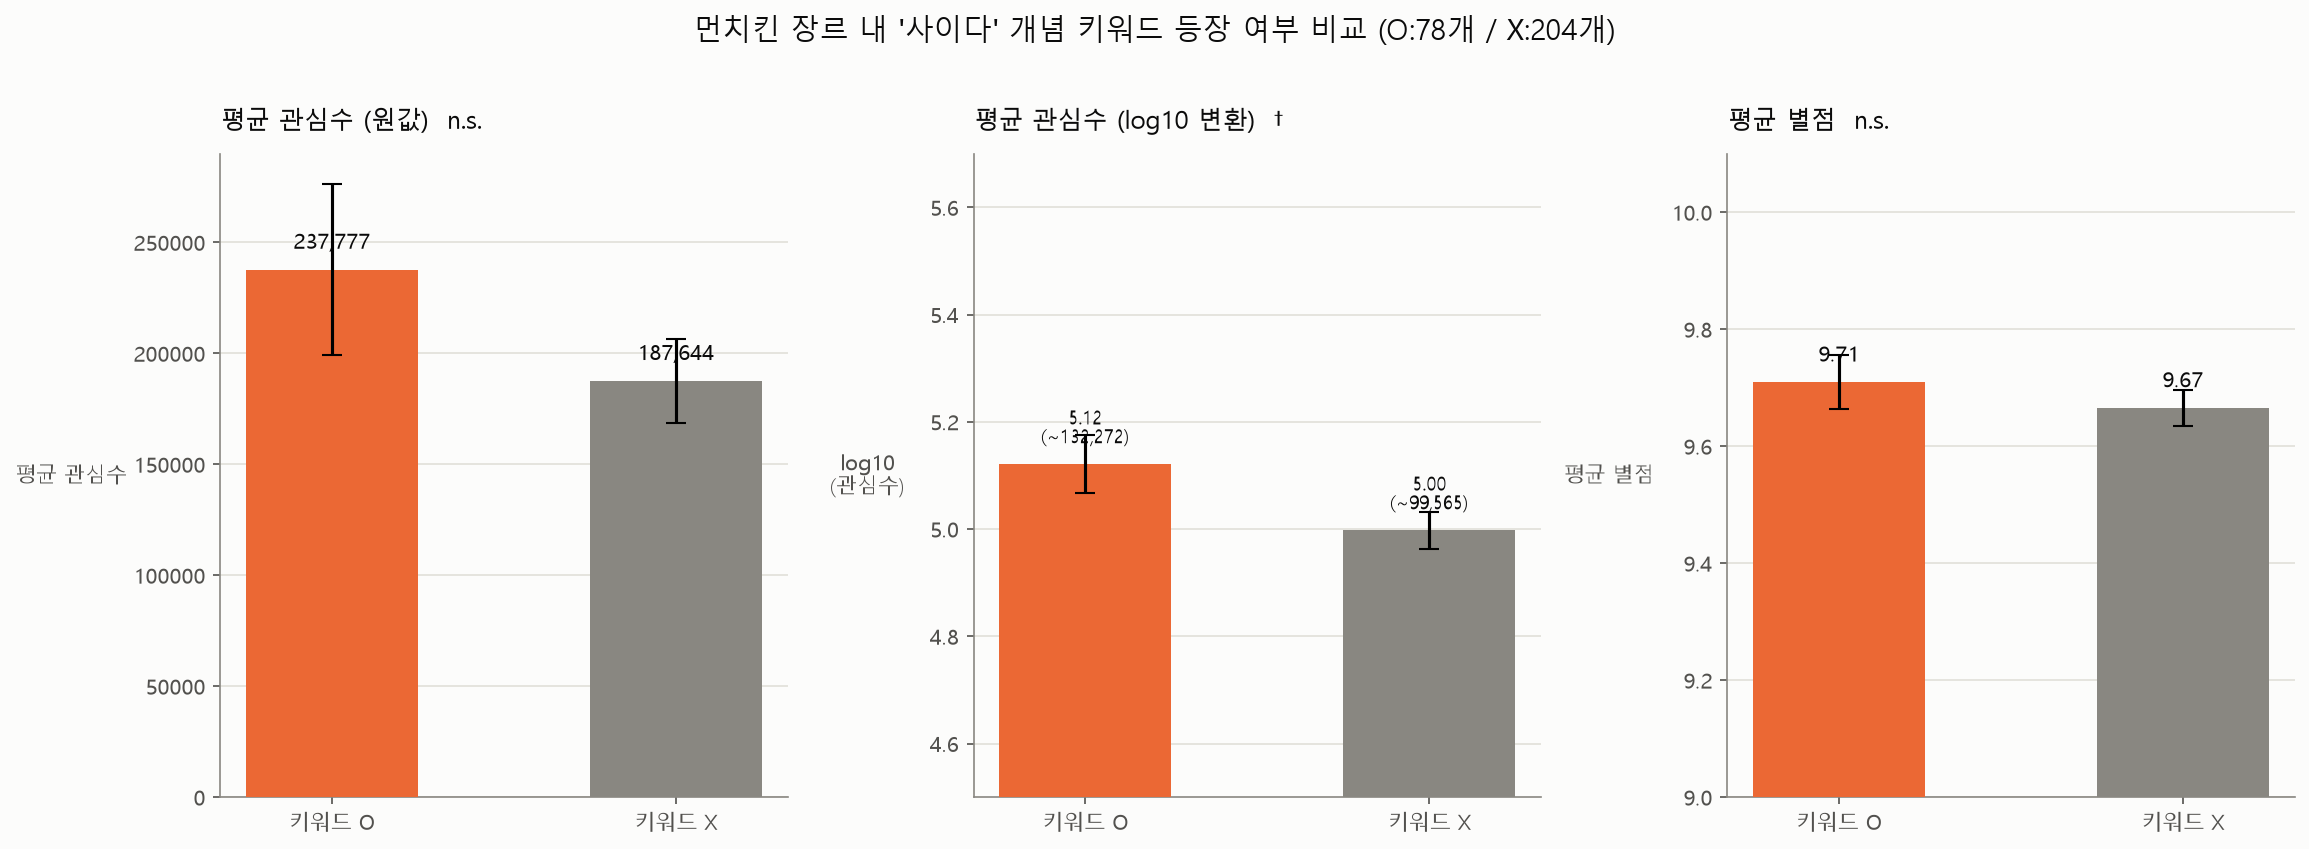

Python code for this plot:
import pandas as pd
import numpy as np
from scipy import stats
import matplotlib.pyplot as plt

# 한글 폰트 설정 (Windows 기본 맑은 고딕)
plt.rcParams['font.family'] = 'Malgun Gothic'
plt.rcParams['axes.unicode_minus'] = False

df = pd.read_csv('webtoon_clean.csv')
munchkin = df[df['is_munchkin'] == 1].copy()

# '사이다' 개념 키워드: 답답한 상황이 속 시원하게 해결되는 즉각적인 카타르시스,
# 빠른 사건 전개, 불합리함의 신속한 응징 -> 제목/태그/줄거리 전체에서 탐색
KEYWORDS = ['사이다', '통쾌', '속시원', '속 시원', '카타르시스', '참교육', '응징', '정의구현', '무쌍']
combined_text = (
    munchkin['titleName'].fillna('') + ' ' +
    munchkin['tags'].fillna('') + ' ' +
    munchkin['synopsis'].fillna('')
)
munchkin['has_cider_concept'] = combined_text.str.contains('|'.join(KEYWORDS), na=False, regex=True)

group_yes = munchkin[munchkin['has_cider_concept']]
group_no = munchkin[~munchkin['has_cider_concept']]

def summarize(series):
    return {
        'n': len(series), 'mean': series.mean(), 'median': series.median(),
        'sem': series.std() / np.sqrt(len(series)),
    }

fav_yes, fav_no = summarize(group_yes['favoriteCount']), summarize(group_no['favoriteCount'])
log_yes, log_no = np.log10(group_yes['favoriteCount']), np.log10(group_no['favoriteCount'])
logfav_yes, logfav_no = summarize(log_yes), summarize(log_no)
star_yes, star_no = summarize(group_yes['starScore']), summarize(group_no['starScore'])

fav_t, fav_p = stats.ttest_ind(group_yes['favoriteCount'], group_no['favoriteCount'], equal_var=False)
fav_u, fav_up = stats.mannwhitneyu(group_yes['favoriteCount'], group_no['favoriteCount'], alternative='two-sided')
logfav_t, logfav_p = stats.ttest_ind(log_yes, log_no, equal_var=False)
star_t, star_p = stats.ttest_ind(group_yes['starScore'], group_no['starScore'], equal_var=False)

def sig_mark(p):
    if p < 0.001:
        return '*** (p<0.001)'
    elif p < 0.01:
        return '** (p<0.01)'
    elif p < 0.05:
        return '* (p<0.05)'
    elif p < 0.10:
        return f'† (p={p:.3f}, 근접하나 미달)'
    else:
        return 'n.s. (유의하지 않음)'

result_text = "=" * 60 + "\n"
result_text += "[먼치킨 장르 전용] '사이다' 개념 키워드 등장 여부 비교\n"
result_text += "탐색 범위: 제목 + 태그 + 줄거리\n"
result_text += f"탐색 키워드: {', '.join(KEYWORDS)}\n"
result_text += "=" * 60 + "\n"
result_text += f"먼치킨 전체        : {len(munchkin)}개\n"
result_text += f"  - 키워드 O       : {fav_yes['n']}개\n"
result_text += f"  - 키워드 X       : {fav_no['n']}개\n\n"

result_text += "-" * 60 + "\n"
result_text += "[1] 평균 관심수(favoriteCount) - 원값\n"
result_text += "-" * 60 + "\n"
result_text += f"키워드 O : 평균 {fav_yes['mean']:,.0f} / 중앙값 {fav_yes['median']:,.0f}\n"
result_text += f"키워드 X : 평균 {fav_no['mean']:,.0f} / 중앙값 {fav_no['median']:,.0f}\n"
result_text += f"차이(O-X) : {fav_yes['mean'] - fav_no['mean']:+,.0f} ({(fav_yes['mean']/fav_no['mean']-1)*100:+.1f}%)\n"
result_text += f"Welch t-검정   : t={fav_t:.3f}, p={fav_p:.4f} -> {sig_mark(fav_p)}\n"
result_text += f"Mann-Whitney U : p={fav_up:.4f} -> {sig_mark(fav_up)}\n\n"

result_text += "-" * 60 + "\n"
result_text += "[2] 평균 관심수 - log10 변환 (이상치 영향 완화)\n"
result_text += "-" * 60 + "\n"
result_text += f"키워드 O : log10 평균 {logfav_yes['mean']:.3f} (환산 ~{10**logfav_yes['mean']:,.0f})\n"
result_text += f"키워드 X : log10 평균 {logfav_no['mean']:.3f} (환산 ~{10**logfav_no['mean']:,.0f})\n"
result_text += f"Welch t-검정   : t={logfav_t:.3f}, p={logfav_p:.4f} -> {sig_mark(logfav_p)}\n\n"

result_text += "-" * 60 + "\n"
result_text += "[3] 평균 별점 (보조 지표)\n"
result_text += "-" * 60 + "\n"
result_text += f"키워드 O : 평균 {star_yes['mean']:.3f}\n"
result_text += f"키워드 X : 평균 {star_no['mean']:.3f}\n"
result_text += f"Welch t-검정   : t={star_t:.3f}, p={star_p:.4f} -> {sig_mark(star_p)}\n"

print(result_text)
with open('munchkin_cider_keyword_focus_results.txt', 'w', encoding='utf-8') as f:
    f.write(result_text)
print("결과 저장 완료: munchkin_cider_keyword_focus_results.txt")

# ---------------- 시각화 (먼치킨 전용, 3-패널) ----------------
COLOR_YES = '#eb6834'
COLOR_NO = '#898781'
COLOR_GRID = '#e1e0d9'
COLOR_TEXT_PRIMARY = '#0b0b0b'
COLOR_TEXT_SECONDARY = '#52514e'
SURFACE = '#fcfcfb'

labels = ['키워드 O', '키워드 X']
x = [0, 1]
width = 0.5

def style_axis(ax):
    ax.set_facecolor(SURFACE)
    ax.set_xticks(x)
    ax.set_xticklabels(labels, color=COLOR_TEXT_SECONDARY)
    ax.tick_params(colors=COLOR_TEXT_SECONDARY)
    ax.grid(axis='y', color=COLOR_GRID, linewidth=0.8, zorder=0)
    for spine in ['top', 'right']:
        ax.spines[spine].set_visible(False)
    for spine in ['left', 'bottom']:
        ax.spines[spine].set_color(COLOR_NO)

fig, (ax1, ax2, ax3) = plt.subplots(1, 3, figsize=(15.5, 5.5), facecolor=SURFACE)

# 패널 1: 평균 관심수 (원값)
style_axis(ax1)
ax1.bar(x, [fav_yes['mean'], fav_no['mean']], yerr=[fav_yes['sem'], fav_no['sem']],
        capsize=5, width=width, color=[COLOR_YES, COLOR_NO], zorder=3)
for xi, val in zip(x, [fav_yes['mean'], fav_no['mean']]):
    ax1.annotate(f'{val:,.0f}', (xi, val), textcoords="offset points",
                 xytext=(0, 10), ha='center', fontsize=10, color=COLOR_TEXT_PRIMARY)
ax1.set_title(f'평균 관심수 (원값)  {sig_mark(fav_p).split(" ")[0]}',
              color=COLOR_TEXT_PRIMARY, fontsize=12, loc='left', pad=12)
ax1.set_ylabel('평균 관심수', color=COLOR_TEXT_SECONDARY, rotation=0, labelpad=30, va='center')

# 패널 2: 평균 관심수 (log10)
style_axis(ax2)
ax2.bar(x, [logfav_yes['mean'], logfav_no['mean']], yerr=[logfav_yes['sem'], logfav_no['sem']],
        capsize=5, width=width, color=[COLOR_YES, COLOR_NO], zorder=3)
for xi, val in zip(x, [logfav_yes['mean'], logfav_no['mean']]):
    ax2.annotate(f'{val:.2f}\n(~{10**val:,.0f})', (xi, val), textcoords="offset points",
                 xytext=(0, 10), ha='center', fontsize=9, color=COLOR_TEXT_PRIMARY)
ax2.set_ylim(4.5, 5.7)
ax2.set_title(f'평균 관심수 (log10 변환)  {sig_mark(logfav_p).split(" ")[0]}',
              color=COLOR_TEXT_PRIMARY, fontsize=12, loc='left', pad=12)
ax2.set_ylabel('log10\n(관심수)', color=COLOR_TEXT_SECONDARY, rotation=0, labelpad=30, va='center')

# 패널 3: 평균 별점
style_axis(ax3)
ax3.bar(x, [star_yes['mean'], star_no['mean']], yerr=[star_yes['sem'], star_no['sem']],
        capsize=5, width=width, color=[COLOR_YES, COLOR_NO], zorder=3)
for xi, val in zip(x, [star_yes['mean'], star_no['mean']]):
    ax3.annotate(f'{val:.2f}', (xi, val), textcoords="offset points",
                 xytext=(0, 10), ha='center', fontsize=10, color=COLOR_TEXT_PRIMARY)
ax3.set_ylim(9, 10.1)
ax3.set_title(f'평균 별점  {sig_mark(star_p).split(" ")[0]}',
              color=COLOR_TEXT_PRIMARY, fontsize=12, loc='left', pad=12)
ax3.set_ylabel('평균 별점', color=COLOR_TEXT_SECONDARY, rotation=0, labelpad=30, va='center')

fig.suptitle(f"먼치킨 장르 내 '사이다' 개념 키워드 등장 여부 비교 (O:{fav_yes['n']}개 / X:{fav_no['n']}개)",
             color=COLOR_TEXT_PRIMARY, fontsize=14, y=1.02)
fig.tight_layout()
out_path = 'munchkin_cider_keyword_focus.png'
fig.savefig(out_path, dpi=150, facecolor=SURFACE, bbox_inches='tight')
print(f"그래프 저장 완료: {out_path}")
